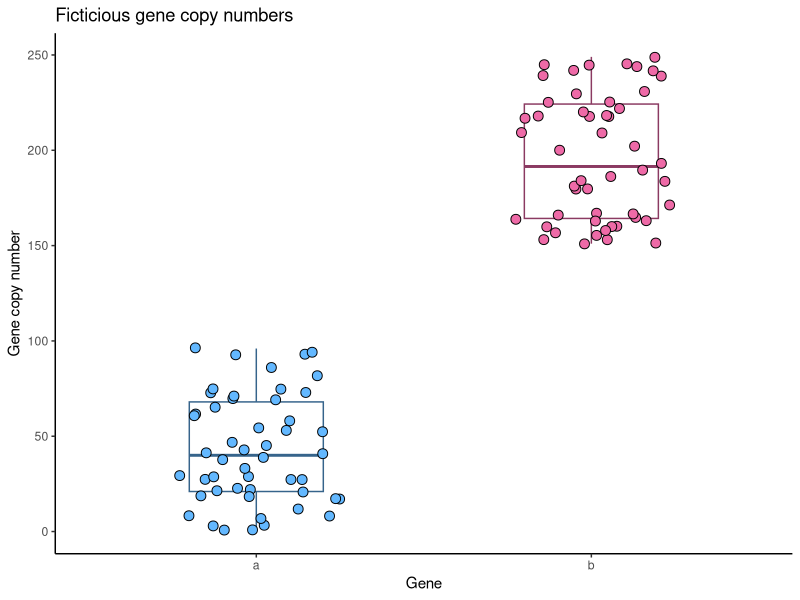

This chart was generated by the following R code: (Note: this script raises an error after producing the figure.)
library(here)
library(tidyverse)

# edit comment

#super usefull website: https://www.erdetfredag.dk

# does this show?

# branching time

# i'm making changes

df <- data.frame(a = sample(x = c(1:100), replace = T, size = 50),
                 b = sample(x = c(150:250), replace = T, size = 50))
 df |>
   pivot_longer(cols = c(a, b),
                names_to = "gene",
                values_to = "gene_copy_number") |>
   ggplot(aes(x = gene, y = gene_copy_number, fill = gene)) +
   theme_classic() +
   geom_boxplot(alpha = 0, width = 0.4, color = c("steelblue4", "hotpink4")) +
   geom_jitter(width = 0.25, shape = 21, size = 3) +
   scale_fill_manual(values = c("steelblue1", "hotpink2")) +
   ylab("Gene copy number") +
   xlab("Gene") +
   ggtitle("Ficticious gene copy numbers") +
   theme(legend.position = "none")




create_from_github("https://github.com/ibdj/githubcommitting_test", fork = TRUE)
